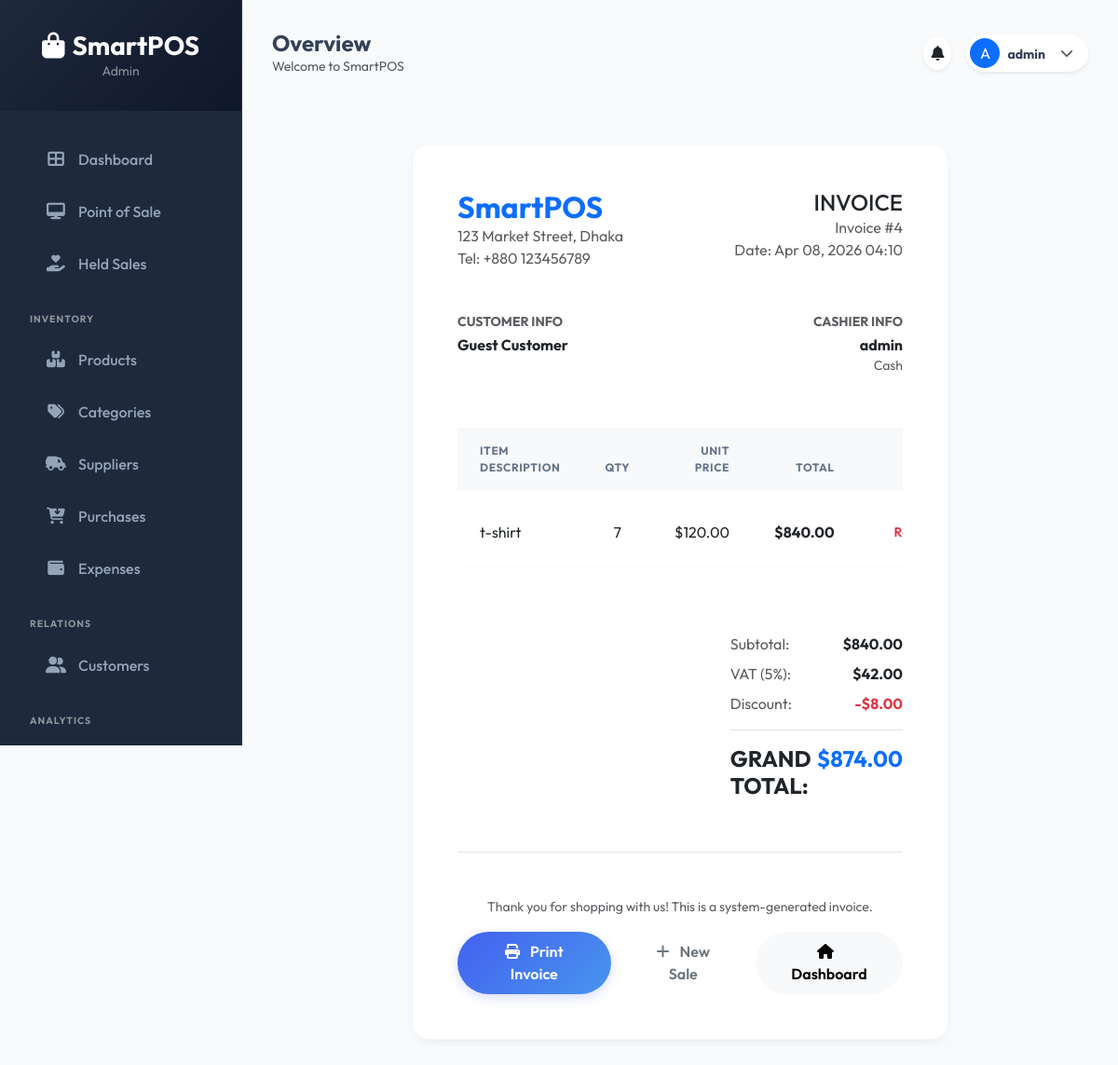
The app's page /pos/invoice/4/ (signed in) with its own data.
### pos_app/models.py (models this page shows, shortened)
class Profile(models.Model):
    ROLE_CHOICES = (
        ('Admin', 'Admin'),
        ('Manager', 'Manager'),
        ('Cashier', 'Cashier'),
    )
    user = models.OneToOneField(User, on_delete=models.CASCADE)
    role = models.CharField(max_length=20, choices=ROLE_CHOICES, default='Cashier')
    phone = models.CharField(max_length=15, blank=True, null=True)
    address = models.TextField(blank=True, null=True)

class Sale(models.Model):
    PAYMENT_METHODS = (
        ('Cash', 'Cash'),
        ('Card', 'Card'),
        ('Digital Wallet', 'Digital Wallet (Bkash/Nagad)'),
    )
    customer = models.ForeignKey(Customer, on_delete=models.SET_NULL, null=True, blank=True)
    cashier = models.ForeignKey(User, on_delete=models.SET_NULL, null=True)
    subtotal = models.DecimalField(max_digits=10, decimal_places=2, default=0)
    tax = models.DecimalField(max_digits=10, decimal_places=2, default=0)
    discount = models.DecimalField(max_digits=10, decimal_places=2, default=0)
    total_price = models.DecimalField(max_digits=10, decimal_places=2, default=0)
    amount_paid = models.DecimalField(max_digits=10, decimal_places=2, default=0)
    balance_due = models.DecimalField(max_digits=10, decimal_places=2, default=0)
    payment_method = models.CharField(max_length=20, choices=PAYMENT_METHODS, default='Cash')
    sale_date = models.DateTimeField(auto_now_add=True)

class SaleItem(models.Model):
    sale = models.ForeignKey(Sale, on_delete=models.CASCADE, related_name='items')
    product = models.ForeignKey(Product, on_delete=models.CASCADE)
    quantity = models.PositiveIntegerField()
    unit_price = models.DecimalField(max_digits=10, decimal_places=2) # Selling Price
    purchase_price = models.DecimalField(max_digits=10, decimal_places=2, default=0) # Cost Price (Snapshot)
    total_price = models.DecimalField(max_digits=10, decimal_places=2)

class Product(models.Model):
    name = models.CharField(max_length=200)
    category = models.ForeignKey(Category, on_delete=models.CASCADE, related_name='products')
    price = models.DecimalField(max_digits=10, decimal_places=2)
    stock = models.IntegerField(default=0)
    barcode = models.CharField(max_length=100, unique=True, blank=True, null=True)
    image = models.ImageField(upload_to='products/', blank=True, null=True)
    batch_number = models.CharField(max_length=100, blank=True, null=True)
    expiry_date = models.DateField(blank=True, null=True)
    min_stock_level = models.IntegerField(default=10)
    created_at = models.DateTimeField(auto_now_add=True)

### pos_app/views.py (the view)
# urls.py: path('pos/invoice/<int:pk>/', views.invoice_view, name='invoice'),
@login_required
def invoice_view(request, pk):
    sale = get_object_or_404(Sale, pk=pk)
    return render(request, 'pos/invoice.html', {'sale': sale})

### templates/pos/invoice.html (shortened to what this page needs)
{% extends 'base.html' %}
{% block content %}
<div class="row justify-content-center py-5">
    <div class="col-md-8">
        <div class="card p-5" id="printableInvoice">
            <div class="d-flex justify-content-between align-items-start mb-5">
                <div>
                    <h2 class="fw-bold mb-0 text-primary">SmartPOS</h2>
                    <p class="text-muted mb-0">123 Market Street, Dhaka<br>Tel: +880 123456789</p>
                </div>
                <div class="text-end">
                    <h4 class="mb-0">INVOICE</h4>
                    <p class="text-muted mb-0">Invoice #{{ sale.id }}<br>Date: {{ sale.sale_date|date:"M d, Y H:i" }}</p>
                </div>
            </div>
            <div class="row mb-5">
                <div class="col-md-6">
                    <h6 class="fw-bold text-muted small mb-1">CUSTOMER INFO</h6>
                    <p class="mb-0 fw-bold">{{ sale.customer.name|default:"Guest Customer" }}</p>
                    <p class="text-muted small mb-0">{{ sale.customer.phone|default:"" }}<br>{{ sale.customer.address|default:"" }}</p>
                </div>
                <div class="col-md-6 text-end">
                    <h6 class="fw-bold text-muted small mb-1">CASHIER INFO</h6>
                    <p class="mb-0 fw-bold">{{ sale.cashier.username }}</p>
                    <p class="text-muted small mb-0">{{ sale.payment_method }}</p>
                </div>
            </div>
            <div class="table-responsive mb-5">
                <table class="table table-borderless">
                    <thead class="bg-light">
                        <tr>
                            <th class="py-3 px-4">ITEM DESCRIPTION</th>
                            <th class="py-3 px-4 text-center">QTY</th>
                            <th class="py-3 px-4 text-end">UNIT PRICE</th>
                            <th class="py-3 px-4 text-end">TOTAL</th>
                            <th class="py-3 px-4 text-end no-print">ACTION</th>
                        </tr>
                    </thead>
                    <tbody>
                        {% for item in sale.items.all %}
                        <tr class="border-bottom {% if item.return_record %}bg-light opacity-50{% endif %}">
                            <td class="py-3 px-4">
                                {{ item.product.name }}
                            </td>
                            <td class="py-3 px-4 text-center">{{ item.quantity }}</td>
                            <td class="py-3 px-4 text-end">${{ item.unit_price|floatformat:2 }}</td>
                            <td class="py-3 px-4 text-end fw-bold">${{ item.total_price|floatformat:2 }}</td>
                            <td class="py-3 px-4 text-end no-print">
                                {% if not item.return_record %}
                                <a href="{% url 'return_item' item.id %}" class="btn btn-sm btn-outline-danger px-3 rounded-pill" onclick="return confirm('Return this item?')">Return</a>
                                {% else %}
                                <span class="text-muted small">Processed</span>
                                {% endif %}
                            </td>
                        </tr>
                        {% endfor %}
                    </tbody>
                </table>
            </div>
            <div class="row justify-content-end">
                <div class="col-md-5">
                    <div class="d-flex justify-content-between mb-2">
                        <span class="text-muted">Subtotal:</span>
                        <span class="fw-bold">${{ sale.subtotal|floatformat:2 }}</span>
                    </div>
                    <div class="d-flex justify-content-between mb-2">
                        <span class="text-muted">VAT (5%):</span>
                        <span class="fw-bold">${{ sale.tax|floatformat:2 }}</span>
                    </div>
                    <div class="d-flex justify-content-between mb-3 pb-3 border-bottom">
                        <span class="text-muted">Discount:</span>
                        <span class="text-danger fw-bold">-${{ sale.discount|floatformat:2 }}</span>
                    </div>
                    <div class="d-flex justify-content-between">
                        <h4 class="fw-bold">GRAND TOTAL:</h4>
                        <h4 class="fw-bold text-primary">${{ sale.total_price|floatformat:2 }}</h4>
                    </div>
                </div>
            </div>
            <div class="mt-5 pt-5 text-center border-top text-muted small">
                <p>Thank you for shopping with us! This is a system-generated invoice.</p>
                <div class="d-flex justify-content-center gap-2 no-print">
                    <button onclick="window.print()" class="btn btn-primary px-4 rounded-pill">
                        <i class="fas fa-print me-2"></i> Print Invoice
                    </button>
                    <a href="{% url 'pos' %}" class="btn btn-outline-secondary px-4 rounded-pill">
                        <i class="fas fa-plus me-2"></i> New Sale
                    </a>
                    <a href="{% url 'dashboard' %}" class="btn btn-light px-4 rounded-pill">
                        <i class="fas fa-home me-2"></i> Dashboard
                    </a>
                </div>
            </div>
        </div>
    </div>
</div>
{% endblock %}

### templates/base.html (shortened to what this page needs)
<!DOCTYPE html>
<html lang="en">
<head>
    <link href="https://cdn.jsdelivr.net/npm/bootstrap@5.3.0/dist/css/bootstrap.min.css" rel="stylesheet">
    <link rel="stylesheet" href="https://cdnjs.cloudflare.com/ajax/libs/font-awesome/6.4.0/css/all.min.css">
    {% load static %}
    <link rel="stylesheet" href="{% static 'css/style.css' %}">
</head>
<body id="page-body">
    {% if request.user.is_authenticated %}
    <aside class="sidebar d-none d-md-flex flex-column" id="sidebar">
        <div class="sidebar-header text-center">
            <h3 class="fw-bold m-0 text-white"><i class="fas fa-shopping-bag me-2"></i>SmartPOS</h3>
            <p class="text-white-50 small mb-0">{{ request.user.profile.role|default:"Storekeeper" }}</p>
        </div>
        <nav class="nav flex-column mb-auto mt-4 px-2">
            <a href="{% url 'dashboard' %}" class="nav-link {% if request.resolver_match.url_name == 'dashboard' %}active{% endif %}">
                <i class="fas fa-th-large"></i> Dashboard
            </a>
            {% if request.user.profile.role == 'Admin' or request.user.profile.role == 'Cashier' %}
            <a href="{% url 'pos' %}" class="nav-link {% if request.resolver_match.url_name == 'pos' %}active{% endif %}">
                <i class="fas fa-desktop"></i> Point of Sale
            </a>
            <a href="{% url 'held_sales_list' %}" class="nav-link {% if request.resolver_match.url_name == 'held_sales_list' %}active{% endif %}">
                <i class="fas fa-hand-holding-heart"></i> Held Sales
            </a>
            {% endif %}
            <div class="px-4 py-2 text-white-50 small mt-3 fw-bold text-uppercase" style="font-size: 0.65rem; letter-spacing: 1px;">Inventory</div>
            {% if request.user.profile.role == 'Admin' or request.user.profile.role == 'Manager' %}
            <a href="{% url 'product_list' %}" class="nav-link {% if 'product' in request.path %}active{% endif %}">
                <i class="fas fa-boxes-stacked"></i> Products
            </a>
            <a href="{% url 'category_list' %}" class="nav-link {% if 'category' in request.path %}active{% endif %}">
                <i class="fas fa-tags"></i> Categories
            </a>
            <a href="{% url 'supplier_list' %}" class="nav-link {% if 'supplier' in request.path %}active{% endif %}">
                <i class="fas fa-truck-field"></i> Suppliers
            </a>
            <a href="{% url 'purchase_list' %}" class="nav-link {% if 'purchase' in request.path %}active{% endif %}">
                <i class="fas fa-cart-arrow-down"></i> Purchases
            </a>
            <a href="{% url 'expense_list' %}" class="nav-link {% if 'expense' in request.path %}active{% endif %}">
                <i class="fas fa-wallet"></i> Expenses
            </a>
            {% endif %}
            <div class="px-4 py-2 text-white-50 small mt-3 fw-bold text-uppercase" style="font-size: 0.65rem; letter-spacing: 1px;">Relations</div>
            <a href="{% url 'customer_list' %}" class="nav-link {% if 'customer' in request.path %}active{% endif %}">
                <i class="fas fa-user-group"></i> Customers
            </a>
            {% if request.user.profile.role == 'Admin' or request.user.profile.role == 'Manager' %}
            <div class="px-4 py-2 text-white-50 small mt-3 fw-bold text-uppercase" style="font-size: 0.65rem; letter-spacing: 1px;">Analytics</div>
            <a href="{% url 'sales_report' %}" class="nav-link {% if 'sales' in request.path %}active{% endif %}">
            </a>
            {% endif %}
        </nav>
    </aside>
    {% endif %}
    <div class="{% if request.user.is_authenticated %}main-content{% else %}container{% endif %}">
        {% if request.user.is_authenticated %}
        <header class="d-flex justify-content-between align-items-center mb-4 fade-in">
            <div>
                <h4 class="fw-bold mb-0">{% block page_title %}Overview{% endblock %}</h4>
                <p class="text-muted small mb-0">{{ today|date:"l, d M Y"|default:"Welcome to SmartPOS" }}</p>
            </div>
            <div class="d-flex align-items-center">
                <div class="dropdown me-3">
                    <a href="#" class="text-dark bg-white p-2 rounded-circle shadow-sm" data-bs-toggle="dropdown">
                        <i class="fas fa-bell"></i>
                    </a>
                </div>
                <div class="dropdown">
                    <div class="d-flex align-items-center bg-white p-1 pe-3 rounded-pill shadow-sm" style="cursor: pointer;" data-bs-toggle="dropdown">
                        <div class="rounded-circle bg-primary text-white d-flex align-items-center justify-content-center me-2" style="width: 32px; height: 32px;">
                            {{ request.user.username|slice:":1"|upper }}
                        </div>
                        <div class="d-none d-sm-block">
                            <span class="small fw-bold">{{ request.user.username }}</span>
                        </div>
                        <i class="fas fa-chevron-down ms-3 small text-muted"></i>
                    </div>
                </div>
            </div>
        </header>
        {% endif %}
        <div class="fade-in">
            {% block content %}{% endblock %}
        </div>
    </div>
</body>
</html>

### static/css/style.css (style rules this page uses)
:root { --primary: #4361ee; --primary-light: #4895ef; --secondary: #3f37c9; --accent: #f72585; --sidebar-bg: #1e293b; --sidebar-hover: #334155; --main-bg: #f8fafc; --card-shadow: 0 10px 25px -5px rgba(0, 0, 0, 0.04), 0 8px 10px -6px rgba(0, 0, 0, 0.04); --glass-bg: rgba(255, 255, 255, 0.7); --glass-border: rgba(255, 255, 255, 0.18); --radius-sm: 8px; --radius-md: 12px; --radius-lg: 18px; --transition: all 0.3s cubic-bezier(0.4, 0, 0.2, 1); }
body { background-color: var(--main-bg); font-family: 'Outfit', sans-serif; color: #334155; overflow-x: hidden; }
.sidebar { height: 100vh; background-color: var(--sidebar-bg); color: white; position: fixed; width: 260px; overflow-y: auto; z-index: 1000; transition: var(--transition); border-right: 1px solid rgba(255,255,255,0.05); }
.sidebar-header { padding: 2rem 1.5rem; background: linear-gradient(135deg, var(--sidebar-bg), #0f172a); }
.sidebar .nav-link { color: #94a3b8; padding: 0.8rem 1.5rem; margin: 0.2rem 1rem; border-radius: var(--radius-md); transition: var(--transition); display: flex; align-items: center; font-weight: 500; }
.sidebar .nav-link i { font-size: 1.1rem; width: 24px; margin-right: 12px; text-align: center; }
.main-content { margin-left: 260px; padding: 2rem; min-height: 100vh; transition: var(--transition); }
.card { background: white; border: 1px solid #f1f5f9; border-radius: var(--radius-lg); box-shadow: var(--card-shadow); transition: var(--transition); }
.btn { padding: 0.6rem 1.2rem; border-radius: var(--radius-md); font-weight: 600; transition: var(--transition); border: none; }
.btn-primary { background: linear-gradient(135deg, var(--primary), var(--primary-light)); box-shadow: 0 4px 12px rgba(67, 97, 238, 0.2); }
.table { border-collapse: separate; border-spacing: 0 8px; background-color: transparent; }
.table thead th { border: none; background-color: transparent; color: #64748b; text-transform: uppercase; font-size: 0.75rem; letter-spacing: 0.05em; padding: 1rem; }
.table tbody tr { background-color: white; box-shadow: 0 2px 4px rgba(0,0,0,0.02); border-radius: var(--radius-md); transition: var(--transition); }
.table tbody tr td { padding: 1rem; border: none; vertical-align: middle; }
.table tbody tr td:first-child { border-radius: var(--radius-md) 0 0 var(--radius-md); }
.table tbody tr td:last-child { border-radius: 0 var(--radius-md) var(--radius-md) 0; }
header { position: relative; z-index: 1050; }
.fade-in { animation: fadeIn 0.5s ease-out forwards; }

### records on screen
Sale: id "4", sale_date "Apr 08, 2026 04:10", customer.name "Guest Customer", cashier.username "admin", payment_method "Cash", subtotal "840.00", tax "42.00", discount "8.00", total_price "874.00"
SaleItem: product.name "t-shirt", quantity "7", unit_price "120.00", total_price "840.00"

### other values on screen
{{ request.user.profile.role|default:"Storekeeper" }} "Admin"
{{ today|date:"l, d M Y"|default:"Welcome to SmartPOS" }} "Welcome to SmartPOS"
{{ request.user.username|slice:":1"|upper }} "A"
{{ request.user.username }} "admin"
